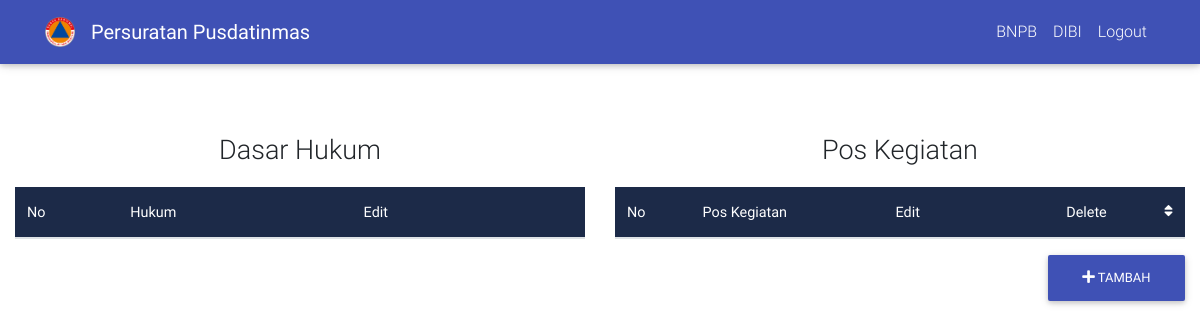
Before: /home/hukum with the older database file.
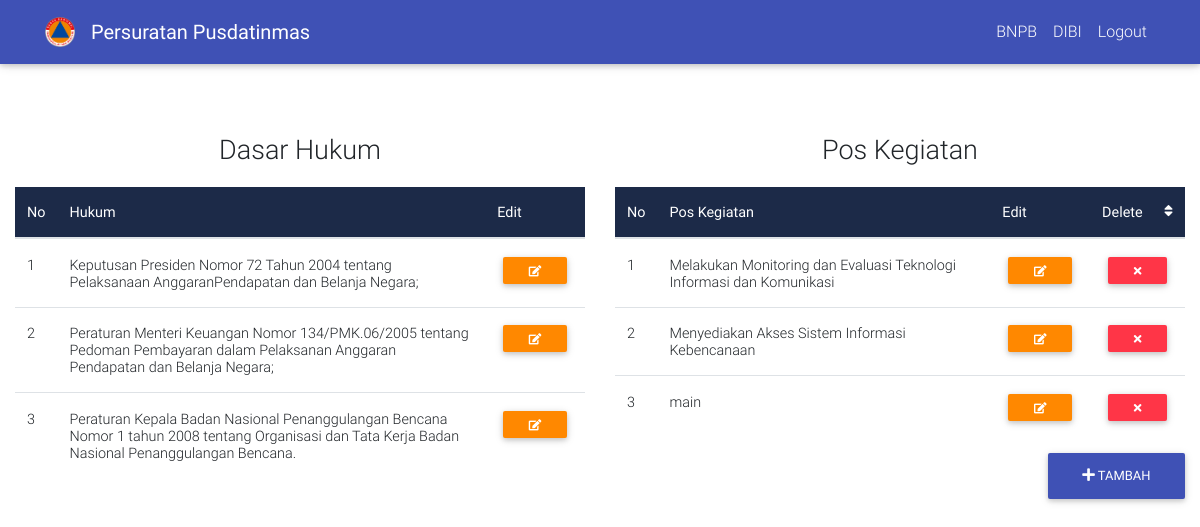
After: the same page with the newer database file.
### tables this page shows
CREATE TABLE `dasar_hukum` (
  `id` int(5) NOT NULL,
  `hukum` varchar(225) NOT NULL
);

CREATE TABLE `pos_kegiatan` (
  `id` int(5) NOT NULL,
  `kegiatan` text NOT NULL
);

### application/controllers/Home.php (called while the page is built, shortened)
<?php
class Home extends CI_Controller {
	function __Construct()
    {
        $this->load->model("home_model");
        $this->load->library("pagination");
    }
	public function hukum()
	{
		$data['pos_kegiatan'] = $this->home_model->get_pos_kegiatan();
		$data['hukum'] = $this->home_model->get_hukum();
		$this->load->view('layouts/nav');
		$this->load->view('layouts/header');
		$this->load->view('hukum', $data);
	}
}

### index.php (called while the page is built, shortened)
<?php
require_once BASEPATH.'core/CodeIgniter.php';

### application/models/Home_model.php (called while the page is built, shortened)
<?php
class Home_model extends CI_Model {
   function get_hukum() {
   	$this->db->from('dasar_hukum');
   	$query = $this->db->get();
   	return $query->result();
   }
   function get_pos_kegiatan() {
   	$this->db->from('pos_kegiatan');
   	$query = $this->db->get();
   	return $query->result();
   }
}
?>

### application/views/hukum.php (the view, shortened to what this page needs)
<body>
  <div class="container-fluid" style="padding-top: 10vh;">
    <div class="row">
      <div class="col">
        <p style="font-size: 27px; text-align: center; padding-top: 50px;">Dasar Hukum</p>
            <table class="table" cellspacing="0">
                          <thead class="mdb-color darken-3 white-text">
                            <tr>
                              <th scope="col">No
                              </th>
                              <th class="th-sm" scope="col">Hukum
                              </th>
                              <th class="th-sm" sscope="col">Edit
                              </th>
                            </tr>
                          </thead>
                          <tbody>
                            <?php
                            $counter = 1;
                            foreach ($hukum as $row) {
                echo "
                <tr>
                              <td>".$counter."</td>
                              <td>".$row->hukum."</td>
                              <td>
                                <span class='table-remove'><a href='".base_url("home/edit_hukum_page/$row->id")."'><button type='button'  class='btn btn-warning btn-sm my-0'><i class='fa fa-pencil-square-o' aria-hidden='true'></i></button></a>
                              </td>
                            </tr>
                            ";
              $counter++;}
                             ?>
                      </tbody>
                    </table>
      </div>
      <div class="col">
        <p style="font-size: 27px; text-align: center; padding-top: 50px;">Pos Kegiatan</p>
            <table class="table" cellspacing="0">
                          <thead class="mdb-color darken-3 white-text">
                            <tr>
                              <th scope="col">No
                              </th>
                              <th class="th-sm" scope="col">Pos Kegiatan
                              </th>
                              <th class="th-sm" sscope="col">Edit
                              </th>
                              <th scope="col">Delete
                                <i class="fa fa-sort float-right" aria-hidden="true"></i>
                              </th>
                            </tr>
                          </thead>
                          <tbody>
                            <?php
                            $counter = 1;
                            foreach ($pos_kegiatan as $row) {
                echo "
                <tr>
                              <td>".$counter."</td>
                              <td>".$row->kegiatan."</td>
                              <td>
                                <span class='table-remove'><a href='".base_url("home/edit_kegiatan_page/$row->id")."'><button type='button'  class='btn btn-warning btn-sm my-0'><i class='fa fa-pencil-square-o' aria-hidden='true'></i></button></a>
                              </td>
                              <td>
                                 <span class='table-remove'><button onclick='delete_kegiatan($row->id)' type='button' class='btn btn-danger btn-sm my-0'><i class='fa fa-times' aria-hidden='true'></i></button></span>
                              </td>
                            </tr>
                            ";
              $counter++;}
                             ?>
                      </tbody>
                    </table>
                    <tfoot>
  <div class="row">
    <div class="col" align="right">
      <div class="btn-group">
        <a href="#"> <button class="btn animated zoomInUp btn-indigo" type="button" data-toggle="modal" data-target="#modalRegisterForm2" id="main"><i class="fa fa-plus" aria-hidden="true">
          </i> Tambah</button>
        </a>
      </div>
    </div>
  </div>
                    </tfoot>
      </div>
    </div>
  </div>
</body>
</html>

Changed rows visible on the page:
added dasar_hukum: hukum "Keputusan Presiden Nomor 72 Tahun 2004 tentang Pelaksanaan AnggaranPendapatan dan Belanja Negara;"
added dasar_hukum: hukum "Peraturan Menteri Keuangan Nomor 134/PMK.06/2005 tentang Pedoman Pembayaran dalam Pelaksanan Anggaran Pendapatan dan Belanja Negara;"
added dasar_hukum: hukum "Peraturan Kepala Badan Nasional Penanggulangan Bencana Nomor 1 tahun 2008 tentang Organisasi dan Tata Kerja Badan Nasional Penanggulangan Bencana."
added pos_kegiatan: kegiatan "Melakukan Monitoring dan Evaluasi Teknologi Informasi dan Komunikasi"
added pos_kegiatan: kegiatan "Menyediakan Akses Sistem Informasi Kebencanaan"
added pos_kegiatan: kegiatan "main"
